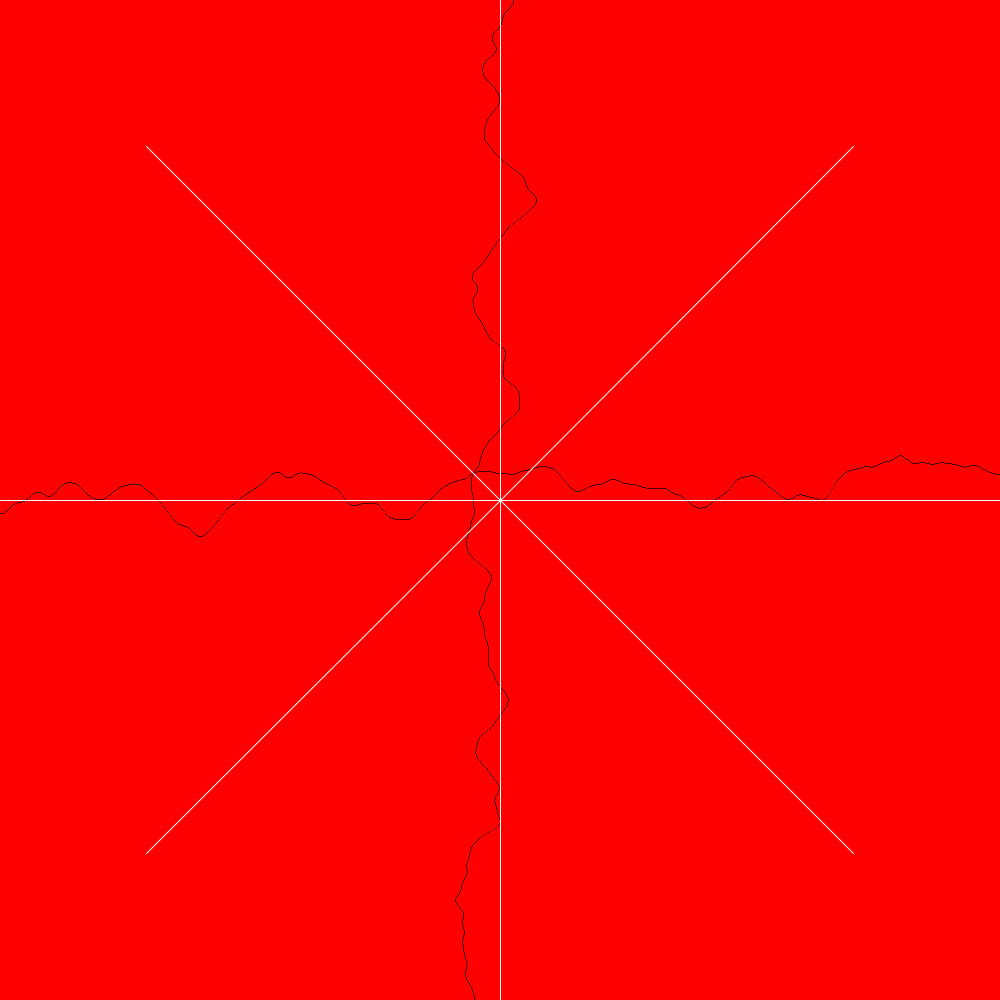
Frame 1 (no input)
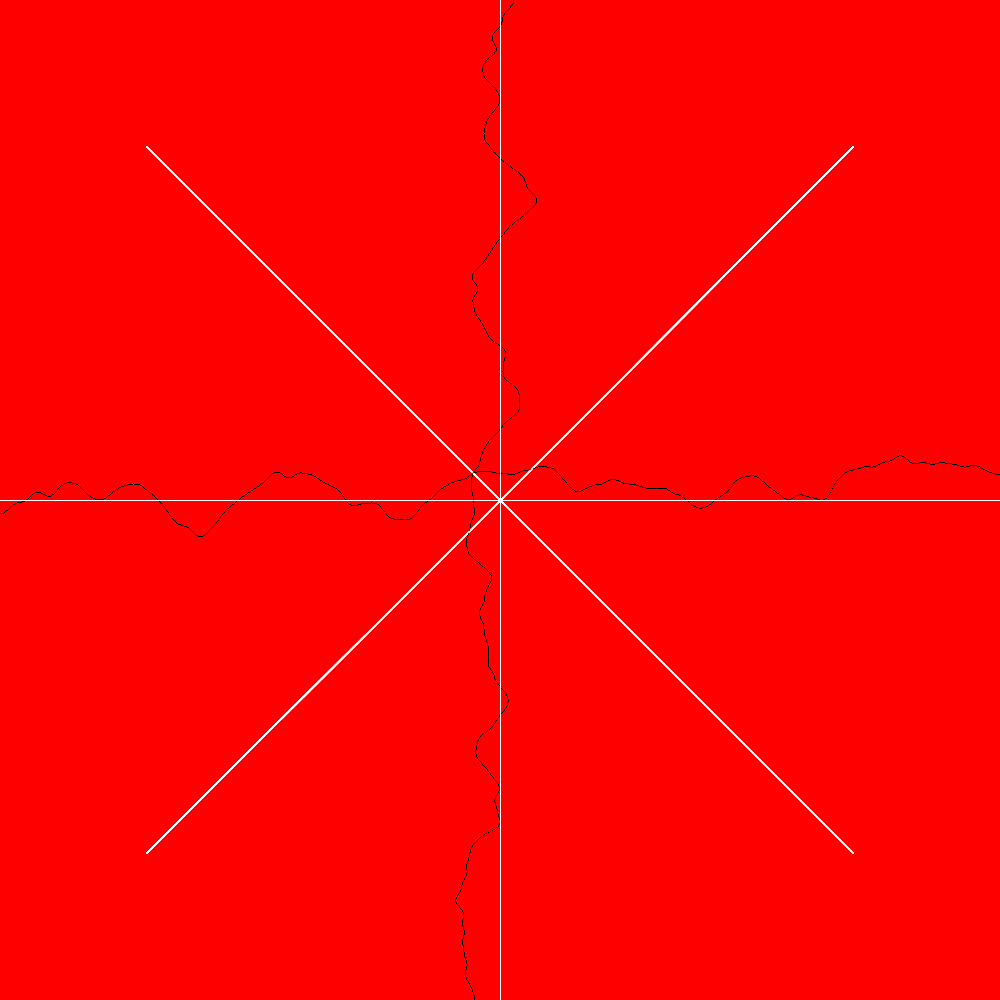
Frame 60 (the mouse pressed at the canvas centre just before this capture)
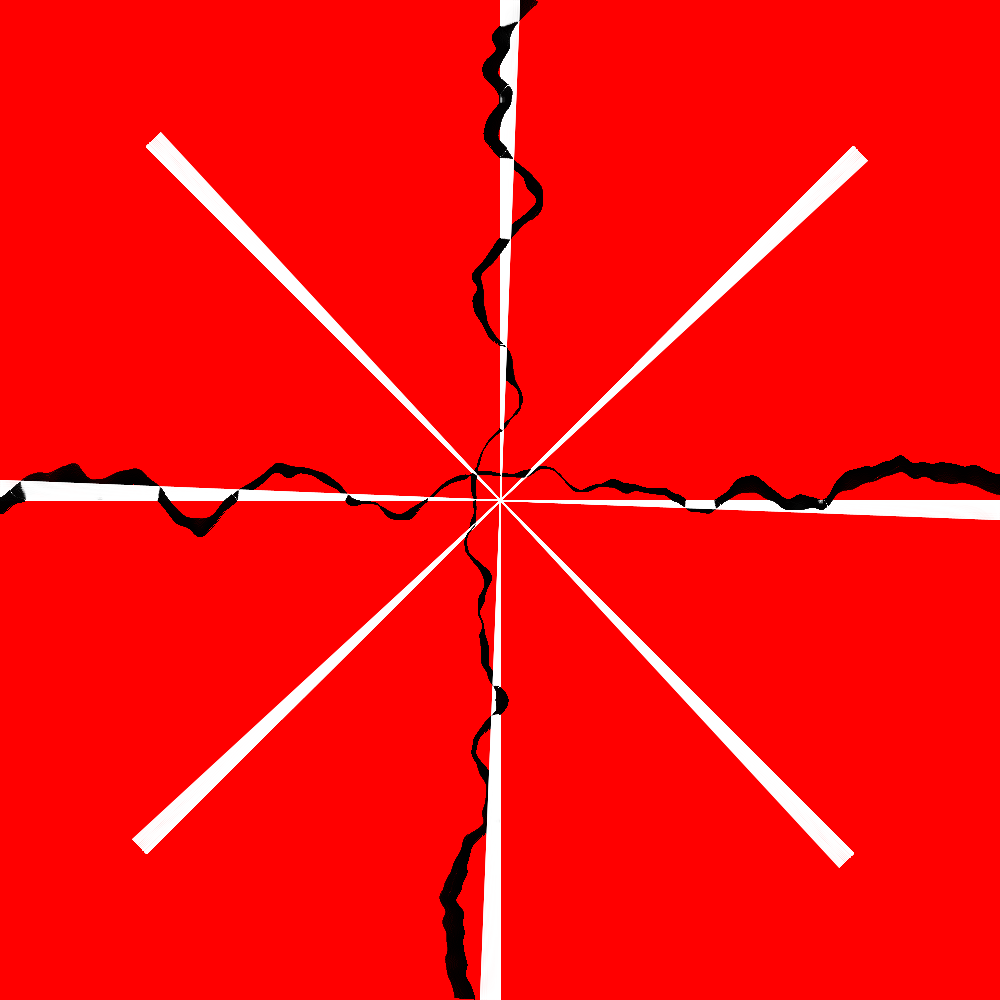
Frame 120 (the mouse held since frame 60 and released just before this capture)

The Processing sketch that drew these frames (run headless with seeded random() and noise(); from frame 60 on, the mouse is pressed at the canvas centre):

// Processing sketch: Order_vs_Chaos
// ── Order_vs_Chaos.pde
float t = 0;
float dt = 0;

void setup() {
  size(1000, 1000);
  //colorMode(HSB);
  background(255, 0, 0);
  //background(255,255,255);
}

void draw() {
  //background(255, 0, 0);
  //dt =mouseY/height/10;
  float n = 0;
  translate(width/2, height/2);
  rotate(t/2);

  stroke(0);
  while (n < width) {
    point(n-width/2, -height/16 + height/8* noise(n / 100, t));
    n = n + 1;
  }
  n=0;
  while (n < height) {
    point(-width/16 + width/8 *noise(n / 100, t), n-height/2);
    n = n + 1;
  }
  stroke(255);
  line(0, 0, width/2* sin(PI/4), height/2* sin(PI/4));
  line(0, 0, -width/2* sin(PI/4), height/2* sin(PI/4));
  line(0, 0, -width/2* sin(PI/4), -height/2* sin(PI/4));
  line(0, 0, width/2 * sin(PI/4), -height/2* sin(PI/4));
  line(0, 0, width/2, 0);
  line(0, 0, -width/2, 0);
  line(0, 0, 0, -height/2);
  line(0, 0, 0, height/2);

  //int data = 0;
  //for (int x=0; x<width; x++) {
  //  for (int y=0; y<height; y++) {
  //    data+=get(x,y);
  //  }
  //}
  //println(data); 
  t += dt;
  if (dt<5) {
    dt*=1.01;
  } else {
    dt=.01;;
  }
}
void mousePressed() {
  dt+=.001;
}
void keyPressed() {
  if (key==' ') { 
    dt-= .001;
  }
}
